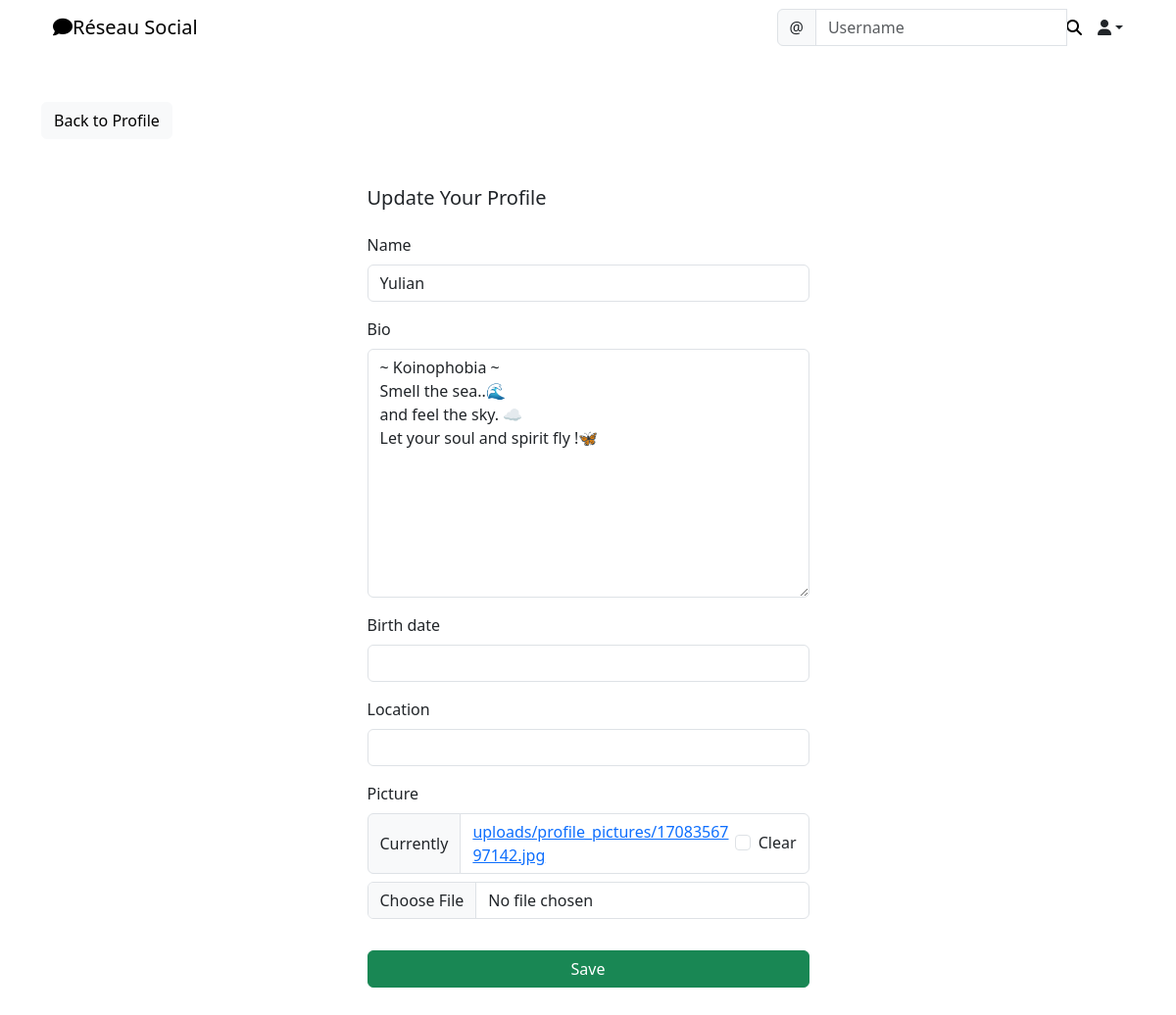
/social/profile/edit/6/ (signed in), run on the app's committed database.
### social/models.py (models this page shows)
class UserProfile(models.Model):
    user = models.OneToOneField(User, primary_key=True, verbose_name="user", related_name="profile", on_delete=models.CASCADE)
    name = models.CharField(max_length=30, blank=True, null=True)
    bio = models.TextField(max_length=500, blank=True, null=True)
    birth_date = models.DateField(null=True, blank=True)
    location = models.CharField(max_length=100, blank=True, null=True)
    picture = models.ImageField(upload_to='uploads/profile_pictures', default='uploads/profile_pictures/default.png', blank=True)
    followers = models.ManyToManyField(User, blank=True, related_name='followers')

### social/views.py (the view, shortened to what this page needs)
# urls.py: path('profile/edit/<int:pk>/', ProfileEditView.as_view(), name='profile-edit'),
class ProfileEditView(LoginRequiredMixin, UserPassesTestMixin, UpdateView):
    model = UserProfile
    fields = ['name', 'bio', 'birth_date', 'location', 'picture']
    template_name = 'social/profile_edit.html'
    def test_func(self):
        profile = self.get_object()
        return self.request.user == profile.user

### social/templates/social/profile_edit.html (shortened to what this page needs)
{% extends 'landing/base.html' %}
{% load crispy_forms_tags %}
{% block content %}
<div class="container">
    <div class="row mt-5">
        <div class="col-md-3 col-sm-6">
            <a href="{% url 'profile' object.pk %}" class="btn btn-light">Back to Profile</a>
        </div>
    </div>
    <div class="row justify-content-center mt-5">
        <div class="col-md-5 col-sm-12">
            <h5>Update Your Profile</h5>
        </div>
    </div>
    <div class="row justify-content-center mt-3 mb-5">
        <div class="col-md-5 col-sm-12">
            <form method="POST" enctype="multipart/form-data" >
                {{ form | crispy }}
                <div class="d-grid gap-2">
                    <button class="btn btn-success mt-3">Save</button>
                </div>
            </form>
        </div>
    </div>
</div>
{% endblock content %}

### static/style.css (style rules this page uses)
* { margin: 0; padding: 0; }

### data on the page
UserProfile: name "Yulian", bio "~ Koinophobia ~ Smell the sea..🌊 and feel the sky. ☁️ Let your soul and spirit fly !🦋"
